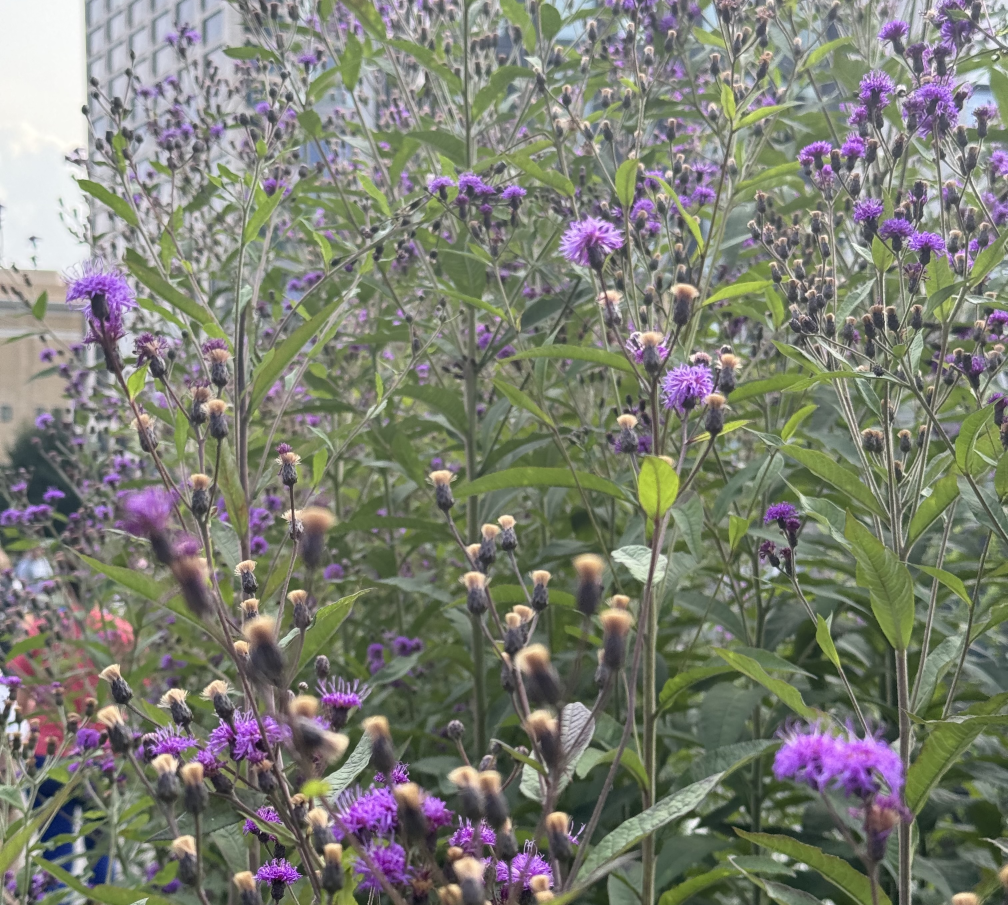
#> input picture garden.jpg, 3024 x 2715 px (shown at 1/3 size)
$ python -i fields.py   (imports and definitions only)   (older library calls are emulated)
#> lines starting #> are read from the running program, lines starting #| are printed output that depends on the picture
"""Scalar and orientation fields derived from the source image."""

import cv2
import numpy as np


# [36 lines left out: functions load_gray, blur_levels, defocus_tone, not called in this run]


def orientation_field(gray: np.ndarray, sigma_px: float = 4.0,
                      tensor_sigma_px: float = 8.0):
    """Structure-tensor edge-tangent orientation.

    Returns (theta, coherence): theta in radians (undirected, mod pi) is the
    direction ALONG image features; coherence in [0,1] says how anisotropic
    (trustworthy) the orientation is.
    """
#> called with sigma_px = 4, tensor_sigma_px = 8
    g = cv2.GaussianBlur(gray, (0, 0), sigma_px)
    gx = cv2.Sobel(g, cv2.CV_32F, 1, 0, ksize=3)
    gy = cv2.Sobel(g, cv2.CV_32F, 0, 1, ksize=3)
    jxx = cv2.GaussianBlur(gx * gx, (0, 0), tensor_sigma_px)
    jxy = cv2.GaussianBlur(gx * gy, (0, 0), tensor_sigma_px)
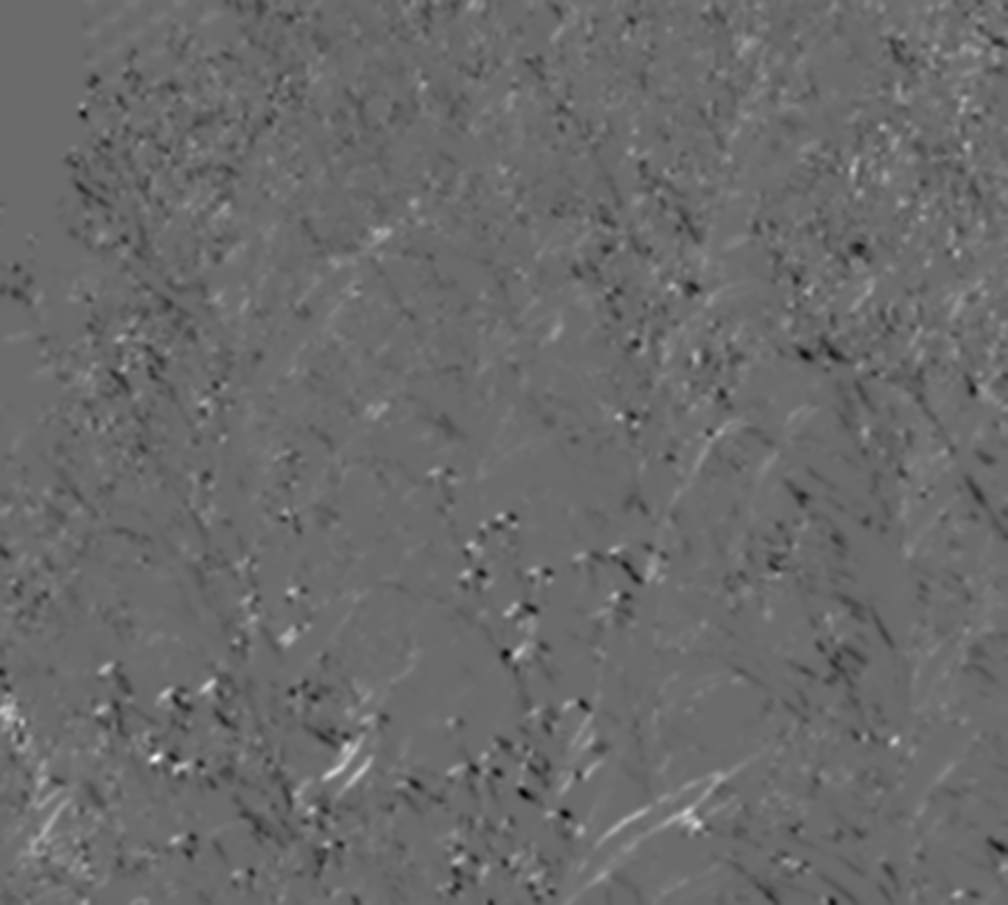
#> jxy: shape (2715, 3024) float32 (shown at 1/3 size); min -1971.4, max 2709.8, mean -9; drawn with min black and max white
    jyy = cv2.GaussianBlur(gy * gy, (0, 0), tensor_sigma_px)
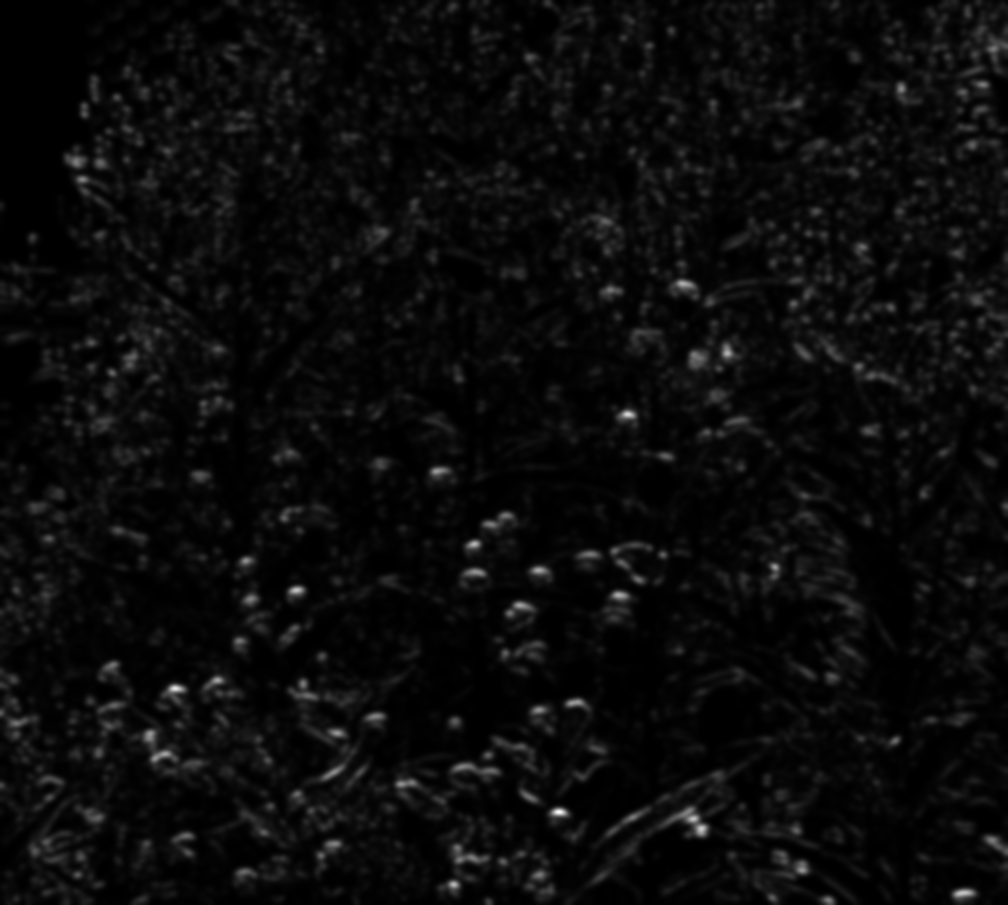
#> jyy: shape (2715, 3024) float32 (shown at 1/3 size); min 0.0141, max 5916.8, mean 266.4; drawn with min black and max white
    # gradient orientation, then rotate 90 deg to get the tangent
    theta_grad = 0.5 * np.arctan2(2 * jxy, jxx - jyy)
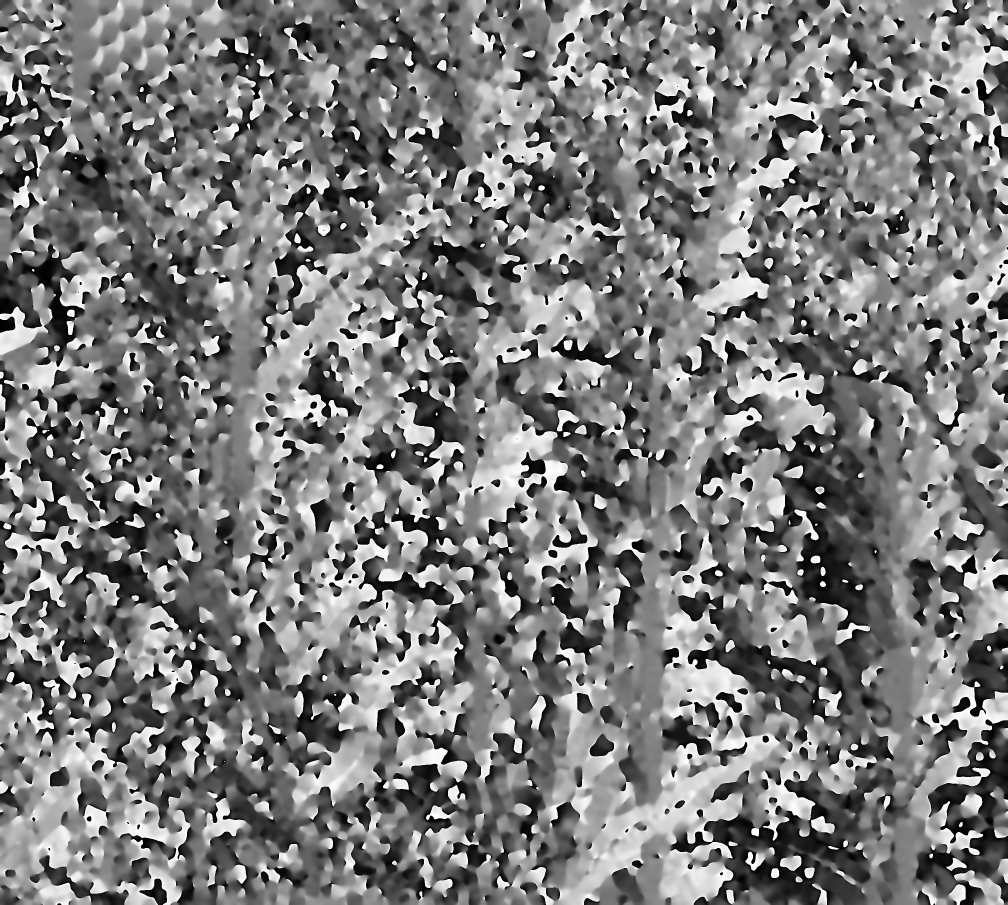
#> theta_grad: shape (2715, 3024) float32 (shown at 1/3 size); min -1.57, max 1.57, mean -0.0386; drawn with min black and max white
    theta = theta_grad + np.pi / 2
    coherence = np.sqrt((jxx - jyy) ** 2 + 4 * jxy ** 2) / (jxx + jyy + 1e-8)
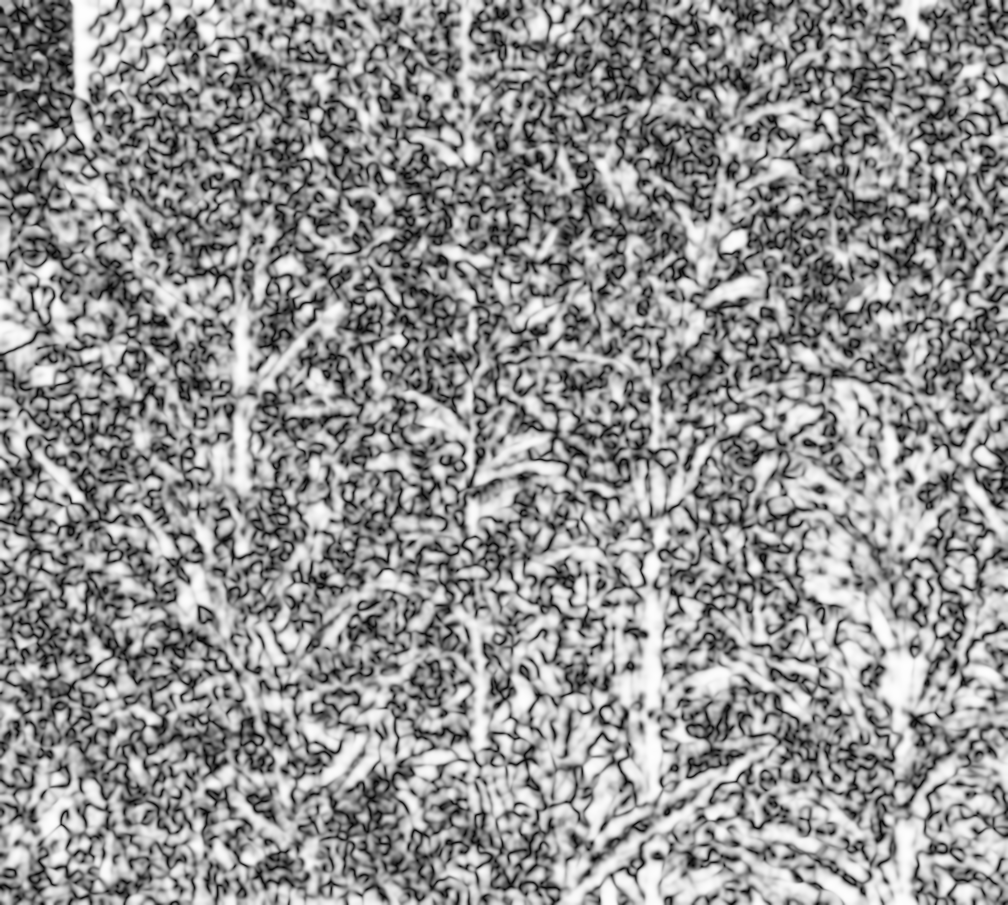
#> coherence: shape (2715, 3024) float32 (shown at 1/3 size); min 0.000113, max 0.999, mean 0.576
    return theta.astype(np.float32), np.clip(coherence, 0, 1).astype(np.float32)


# [11 lines left out: function blend_orientation, not called in this run]

>>> import cv2
>>> picture = cv2.imread('../garden.jpg', cv2.IMREAD_GRAYSCALE)
>>> result = orientation_field(picture)
